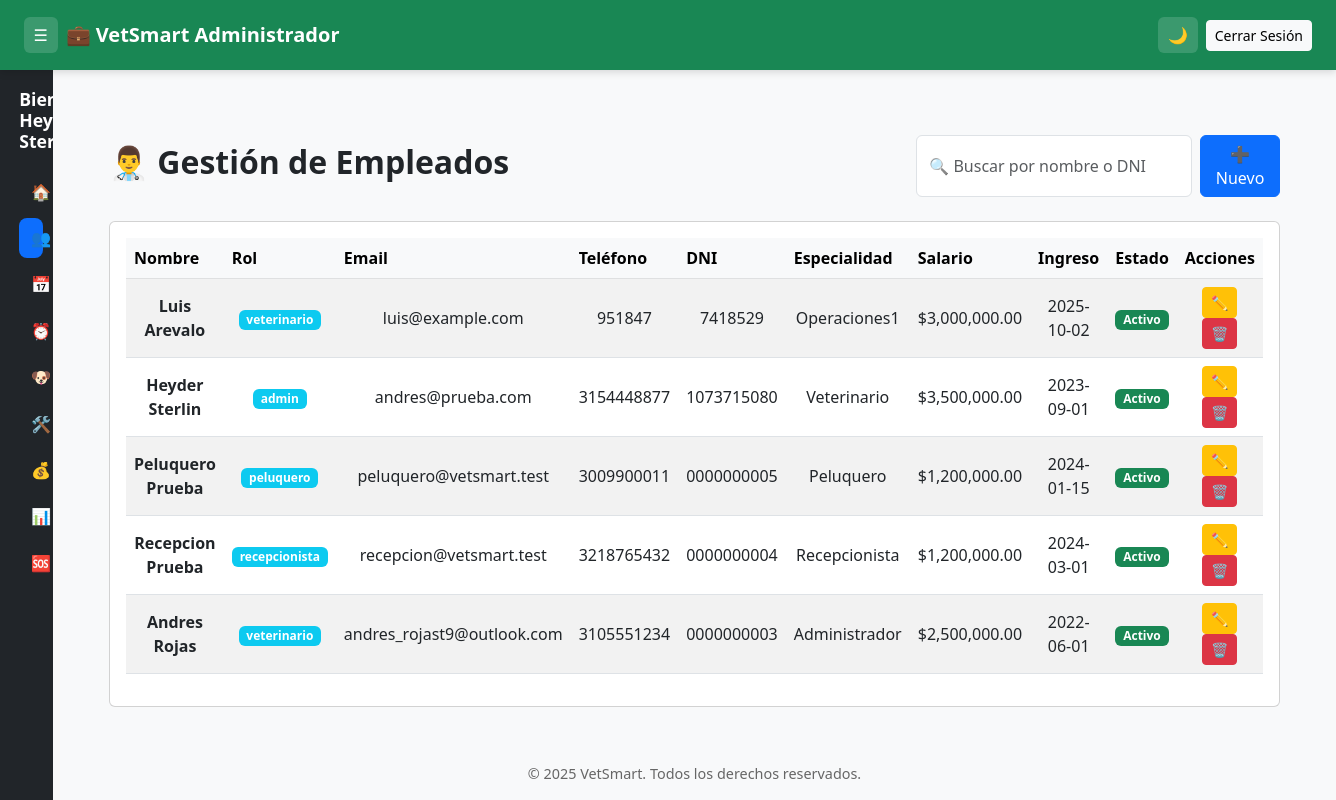
The page /vetsmart/admin/empleados (signed in) on the database as committed earlier.
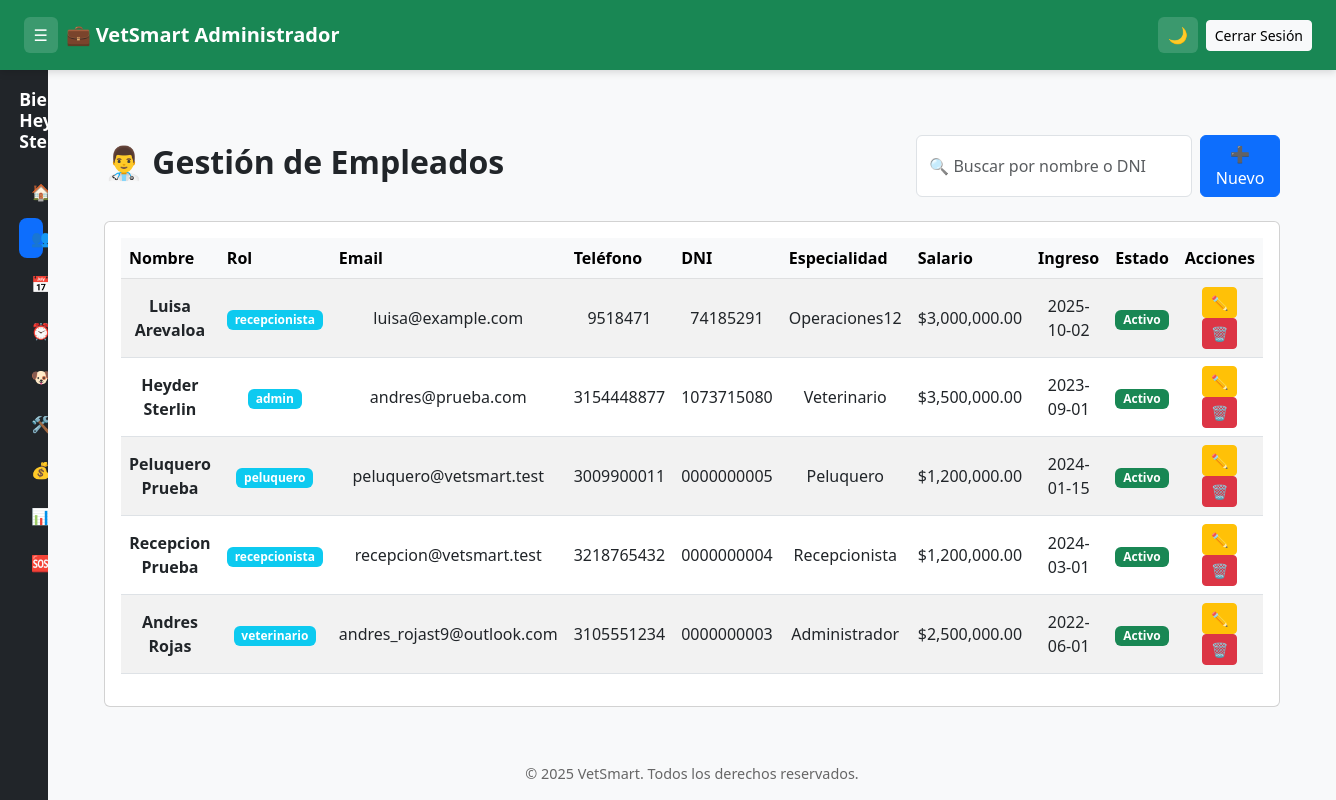
The same page on the database as committed later.
### tables this page shows
CREATE TABLE `usuarios` (
  `id` int(11) NOT NULL,
  `docusu` varchar(50) NOT NULL,
  `nombre` varchar(80) NOT NULL,
  `apellido` varchar(80) NOT NULL,
  `email` varchar(150) NOT NULL,
  `telefono` varchar(30) DEFAULT NULL,
  `password` varchar(255) NOT NULL,
  `role_id` int(11) NOT NULL,
  `estado` tinyint(1) DEFAULT 1,
  `creado_en` timestamp NOT NULL DEFAULT current_timestamp(),
  `reset_token` varchar(64) NOT NULL,
  `reset_expira` datetime DEFAULT NULL
);

CREATE TABLE `roles` (
  `id` int(11) NOT NULL,
  `nombre` varchar(50) NOT NULL,
  `descripcion` varchar(255) DEFAULT NULL,
  `creado_en` timestamp NOT NULL DEFAULT current_timestamp()
);

CREATE TABLE `emp_det` (
  `id` int(11) NOT NULL,
  `usuario_id` int(11) NOT NULL,
  `especialidad` varchar(100) DEFAULT NULL,
  `salario` decimal(10,2) DEFAULT NULL,
  `fecha_ingreso` date DEFAULT NULL,
  `activo` tinyint(1) DEFAULT 1
);

### app/controllers/AdminController.php (called while the page is built, shortened)
<?php
class AdminController extends Controller
{
    private $pdo;
    public function __construct($pdo)
    {
        $this->pdo = $pdo;
    }
    public function empleadosIndex()
    {
        $sql = "
            SELECT u.id, u.nombre, u.apellido, u.docusu, u.email, u.telefono, u.role_id, r.nombre AS rol,
                   e.especialidad, e.salario, e.fecha_ingreso, e.activo
            FROM usuarios u
            JOIN roles r ON u.role_id = r.id
            LEFT JOIN emp_det e ON u.id = e.usuario_id
            WHERE u.role_id NOT IN (1,6)
            ORDER BY u.id DESC
        ";
        $stmt = $this->pdo->query($sql);
        $empleados = $stmt->fetchAll(PDO::FETCH_ASSOC);
        $roles = $this->pdo->query("SELECT id, nombre FROM roles WHERE id NOT IN (1,6) ORDER BY nombre")
                           ->fetchAll(PDO::FETCH_ASSOC);
        $this->view("admin/empleados/index", [
            'empleados' => $empleados,
            'roles' => $roles
        ], "main_admin");
    }
}

### app/views/admin/empleados/index.php (the view, shortened to what this page needs)
<?php
$empleados = $empleados ?? [];
?>
<div class="container-fluid py-3">
    <div class="d-flex flex-column flex-md-row justify-content-between align-items-md-center mb-4 gap-2">
        <h2 class="fw-bold">👨‍⚕️ Gestión de Empleados</h2>
        <div class="d-flex gap-2">
            <input type="text" id="searchEmpleado" class="form-control" placeholder="🔍 Buscar por nombre o DNI" onkeyup="filtrarEmpleados()">
            <button class="btn btn-primary"
                    data-bs-toggle="modal"
                    data-bs-target="#empleadoModal"
                    onclick="openCrearEmpleado()">
                ➕ Nuevo
            </button>
        </div>
    </div>
    <div class="card p-3">
    <div class="table-responsive">
        <table class="table table-striped table-hover align-middle" id="empleadosTable">
            <thead class="table-light">
                <tr>
                    <th>Nombre</th>
                    <th>Rol</th>
                    <th>Email</th>
                    <th>Teléfono</th>
                    <th>DNI</th>
                    <th>Especialidad</th>
                    <th>Salario</th>
                    <th>Ingreso</th>
                    <th>Estado</th>
                    <th>Acciones</th>
                </tr>
            </thead>
            <tbody class="text-center">
                <?php if (empty($empleados)): ?>
                    <tr>
                        <td colspan="10" class="text-center text-muted">No hay empleados registrados.</td>
                    </tr>
                <?php else: ?>
                    <?php foreach ($empleados as $e): ?>
                        <tr>
                            <td class="fw-bold"><?= htmlspecialchars($e['nombre'].' '.$e['apellido']) ?></td>
                            <td><span class="badge bg-info"><?= htmlspecialchars($e['rol'] ?? '-') ?></span></td>
                            <td><?= htmlspecialchars($e['email'] ?? '-') ?></td>
                            <td><?= htmlspecialchars($e['telefono'] ?? '-') ?></td>
                            <td><?= htmlspecialchars($e['docusu'] ?? '-') ?></td>
                            <td><?= htmlspecialchars($e['especialidad'] ?? '-') ?></td>
                            <td><?= $e['salario'] ? '$'.number_format($e['salario'], 2) : '-' ?></td>
                            <td><?= $e['fecha_ingreso'] ?? '-' ?></td>
                            <td>
                                <?= $e['activo']
                                    ? '<span class="badge bg-success">Activo</span>'
                                    : '<span class="badge bg-secondary">Inactivo</span>' ?>
                            </td>
                            <td>
                                <button class="btn btn-warning btn-sm"
                                    data-bs-toggle="modal" data-bs-target="#empleadoModal"
                                    onclick='openEditarEmpleado(<?= json_encode($e) ?>)'>
                                    ✏️
                                </button>
                                <a href="/vetsmart/admin/empleados/<?= $e['id'] ?>/eliminar"
                                onclick="return confirm('¿Seguro de eliminar este empleado?')"
                                class="btn btn-danger btn-sm">
                                    🗑
                                </a>
                            </td>
                        </tr>
                    <?php endforeach; ?>
                <?php endif; ?>
            </tbody>
        </table>
    </div>
    </div>
</div>

Rows that differ between the two databases and show on the page:
changed usuarios: nombre+apellido "Luis Arevalo" → "Luisa Arevaloa"; role.nombre "veterinario" → "recepcionista"; email "luis@example.com" → "luisa@example.com"; telefono "951847" → "9518471"; docusu "7418529" → "74185291"; emp_det.especialidad "Operaciones1" → "Operaciones12"
